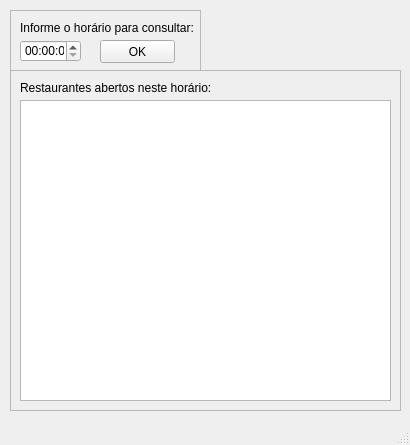
<?xml version="1.0" encoding="UTF-8"?>
<ui version="4.0">
 <class>MainWindow</class>
 <widget class="QMainWindow" name="MainWindow">
  <property name="geometry">
   <rect>
    <x>0</x>
    <y>0</y>
    <width>410</width>
    <height>445</height>
   </rect>
  </property>
  <property name="windowTitle">
   <string>MainWindow</string>
  </property>
  <widget class="QWidget" name="centralwidget">
   <widget class="QFrame" name="frame">
    <property name="geometry">
     <rect>
      <x>10</x>
      <y>10</y>
      <width>191</width>
      <height>61</height>
     </rect>
    </property>
    <property name="frameShape">
     <enum>QFrame::StyledPanel</enum>
    </property>
    <property name="frameShadow">
     <enum>QFrame::Raised</enum>
    </property>
    <widget class="QPushButton" name="pushButton_OK">
     <property name="geometry">
      <rect>
       <x>90</x>
       <y>30</y>
       <width>75</width>
       <height>23</height>
      </rect>
     </property>
     <property name="text">
      <string>OK</string>
     </property>
    </widget>
    <widget class="QLabel" name="label">
     <property name="geometry">
      <rect>
       <x>10</x>
       <y>10</y>
       <width>191</width>
       <height>16</height>
      </rect>
     </property>
     <property name="text">
      <string>Informe o horário para consultar:</string>
     </property>
    </widget>
    <widget class="QTimeEdit" name="timeEdit">
     <property name="geometry">
      <rect>
       <x>10</x>
       <y>30</y>
       <width>61</width>
       <height>22</height>
      </rect>
     </property>
    </widget>
   </widget>
   <widget class="QFrame" name="frame_2">
    <property name="geometry">
     <rect>
      <x>10</x>
      <y>70</y>
      <width>391</width>
      <height>341</height>
     </rect>
    </property>
    <property name="frameShape">
     <enum>QFrame::StyledPanel</enum>
    </property>
    <property name="frameShadow">
     <enum>QFrame::Raised</enum>
    </property>
    <widget class="QLabel" name="label_2">
     <property name="geometry">
      <rect>
       <x>10</x>
       <y>10</y>
       <width>251</width>
       <height>16</height>
      </rect>
     </property>
     <property name="text">
      <string>Restaurantes abertos neste horário:</string>
     </property>
    </widget>
    <widget class="QListWidget" name="listWidget">
     <property name="geometry">
      <rect>
       <x>10</x>
       <y>30</y>
       <width>371</width>
       <height>301</height>
      </rect>
     </property>
    </widget>
   </widget>
  </widget>
  <widget class="QMenuBar" name="menubar">
   <property name="geometry">
    <rect>
     <x>0</x>
     <y>0</y>
     <width>410</width>
     <height>21</height>
    </rect>
   </property>
  </widget>
  <widget class="QStatusBar" name="statusbar"/>
  <action name="actionSair">
   <property name="text">
    <string>Sair</string>
   </property>
  </action>
 </widget>
 <resources/>
 <connections/>
</ui>
